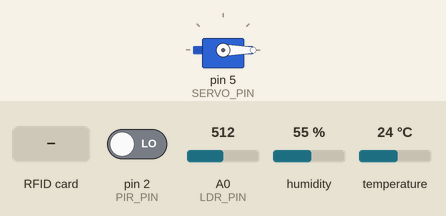
Simulated run of this sketch. Board: Arduino Uno, built with avr-gcc and run on an emulated ATmega328P. Shown: servo. The inputs (shaded band) are chosen by the test bench; at power-on: pin 2 (PIR_PIN) LOW, A0 (LDR_PIN) = 512, humidity 55 %, temperature 24 °C. The modem accepts every AT command (registered, SIM ready, sends succeed) and sends nothing else; what the sketch prints to the serial monitor is not drawn.

Above: at 1.2 s.
1.3 s: RFID card DE AD BE EF held to the reader
At 14.6 s:
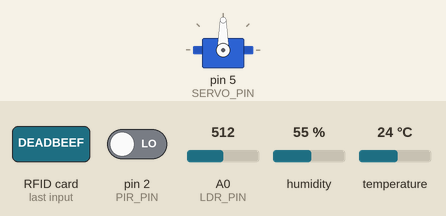
Timing chart, 0 to 17.8 s (numbered marks = the images above; inputs shaded):
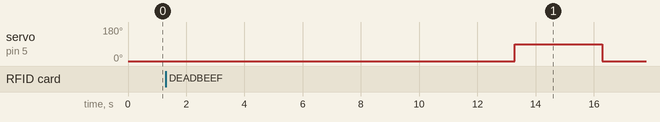

Measured:
- after the input at 1.3 s, servo on pin 5 (SERVO_PIN): 0° → 90° after 12.0 s, → 0° 3.0 s later

The sketch:

sketch_dec25a.ino
```cpp
#include <SoftwareSerial.h> // SoftwareSerial kütüphanemizi ekliyoruz.
#include <DHT.h>  // DHT11 sensör kütüphanemizi ekliyoruz.
#include <SPI.h>
#include <MFRC522.h>
#include <Servo.h>

// --- Pin Tanımları ---
#define LDR_PIN A0
#define PIR_PIN 2
#define MQ2_PIN A0 // A1 yerine A0 kullanılacak
#define DHT_PIN 3
#define DHT_TYPE DHT11
#define SERVO_PIN 5
#define RST_PIN 9
#define SDA_PIN 10
#define LED_MOTION 8

#define ESP_RX 6  // Arduino RX (ESP8266 TX)
#define ESP_TX 7  // Arduino TX (ESP8266 RX)

DHT dht(DHT_PIN, DHT_TYPE); // DHT sensörü tanımlama

// Wi-Fi bilgileri
String agAdi = "POCO X5 Pro 5G"; // Ağ adı
String agSifresi = "22222222"; // Ağ şifresi

// ThingSpeak API bilgileri
String ip = "184.106.153.149"; // ThingSpeak IP adresi
String apiKey = "73E22XA19IDQ6C8O"; // ThingSpeak API anahtarı

// Sensör eşikleri
int mq2Threshold = 300;
byte authorizedUID[] = {0xDE, 0xAD, 0xBE, 0xEF}; // Yetkili kart UID

// Nesne tanımları
SoftwareSerial esp(ESP_RX, ESP_TX);
MFRC522 rfid(SDA_PIN, RST_PIN);
Servo myServo;

// Veriler
double sicaklik, nem;
int pirValue, ldrValue, mq2Value;
bool authorized = false;

void setup() {
  Serial.begin(9600);
  Serial.println("Başlatılıyor...");
  esp.begin(115200);

  // Wi-Fi bağlantısı
  esp.println("AT");
  while (!esp.find("OK")) {
    esp.println("AT");
    Serial.println("ESP8266 Bulunamadı.");
  }
  Serial.println("ESP Bağlantısı Kuruldu.");

  esp.println("AT+CWMODE=1"); // ESP8266 modülünü client moduna ayarla
  while (!esp.find("OK")) {
    esp.println("AT+CWMODE=1");
  }

  esp.println("AT+CWJAP=\"" + agAdi + "\",\"" + agSifresi + "\"");
  while (!esp.find("OK")) {
    Serial.println("Ağa Bağlanılıyor...");
  }
  Serial.println("Wi-Fi Bağlantısı Tamamlandı!");

  // Donanım başlatma
  SPI.begin();
  rfid.PCD_Init();
  myServo.attach(SERVO_PIN);
  myServo.write(0);
  dht.begin(); // DHT sensörü başlatma
  pinMode(PIR_PIN, INPUT);
  pinMode(LDR_PIN, INPUT);
  pinMode(MQ2_PIN, INPUT);

  Serial.println("Kurulum Tamamlandı!");
}

void loop() {

  // if ( ! rfid.PICC_ReadCardSerial()){
  //   ekranaYazdir();
  //   delay(3000); //Yeni kartın okunmasını bekliyoruz.
  //   return;
  // }
  int pirVal   = digitalRead(PIR_PIN);
  if (pirVal == HIGH) {
    digitalWrite(LED_MOTION, HIGH);
  } else {
    digitalWrite(LED_MOTION, LOW);
  }
  // Sensör verilerini oku
  sicaklik = dht.readTemperature();
  nem = dht.readHumidity();
  pirValue = digitalRead(PIR_PIN);
  ldrValue = analogRead(LDR_PIN);
  mq2Value = analogRead(MQ2_PIN);

  // RFID kontrolü
  if (rfid.PICC_IsNewCardPresent() && rfid.PICC_ReadCardSerial()) {
    // Kart UID'sini seri monitöre yazdır
    Serial.print("Kart UID: ");
    for (byte i = 0; i < rfid.uid.size; i++) {
      Serial.print(rfid.uid.uidByte[i], HEX);
      Serial.print(" ");
    }
    Serial.println();

    // Kartı yetkili UID ile karşılaştır
    if (checkUID(rfid.uid.uidByte, rfid.uid.size)) {
      authorized = true;
      Serial.println("Yetkili kart algılandı! Kapı açılıyor...");
      openDoor();
    } else {
      authorized = false;
      Serial.println("Yetkisiz kart algılandı!");
      ekranaYazdir();
    }
    rfid.PICC_HaltA();
  }

  // ThingSpeak'e verileri gönder
  sendToThingSpeak();

  delay(10000); // ThingSpeak minimum bekleme süresi
}

void sendToThingSpeak() {
  esp.println("AT+CIPSTART=\"TCP\",\"" + ip + "\",80"); // TCP bağlantısı başlat
  if (esp.find("Error")) {
    Serial.println("Bağlantı Hatası!");
    return;
  }

  String veri = "GET https://api.thingspeak.com/update?api_key=" + apiKey;
  veri += "&field1=" + String(sicaklik);
  veri += "&field2=" + String(nem);
  veri += "&field3=" + String(mq2Value);
  veri += "&field4=" + String(ldrValue);
  veri += "&field5=" + String(pirValue);
  veri += "&field6=" + String(authorized ? 1 : 0);
  veri += "\r\n\r\n";

  esp.print("AT+CIPSEND=");
  esp.println(veri.length());
  delay(2000);

  if (esp.find(">")) {
    esp.print(veri);
    Serial.println("Veri Gönderiliyor: " + veri);
  } else {
    Serial.println("Veri gönderilemedi.");
  }

  esp.println("AT+CIPCLOSE"); // Bağlantıyı kapat
  Serial.println("Bağlantı Kapandı.");
}

bool checkUID(byte *uid, byte uidSize) {
  for (byte i = 0; i < uidSize; i++) {
    if (uid[i] != authorizedUID[i]) return false;
  }
  return true;
}

// Kapıyı açan fonksiyon
void openDoor() {
  myServo.write(90); // Servo motoru 90 dereceye getir (kapıyı aç)
  delay(3000);       // Kapı 3 saniye açık kalsın
  myServo.write(0);  // Servo motoru başlangıç pozisyonuna getir (kapıyı kapat)
}
void ekranaYazdir(){
  Serial.print("ID Numarasi: ");
  for(int sayac = 0; sayac < 4; sayac++){
    Serial.print(rfid.uid.uidByte[sayac]);
    Serial.print(" ");
  }
  Serial.println("");
}
```
